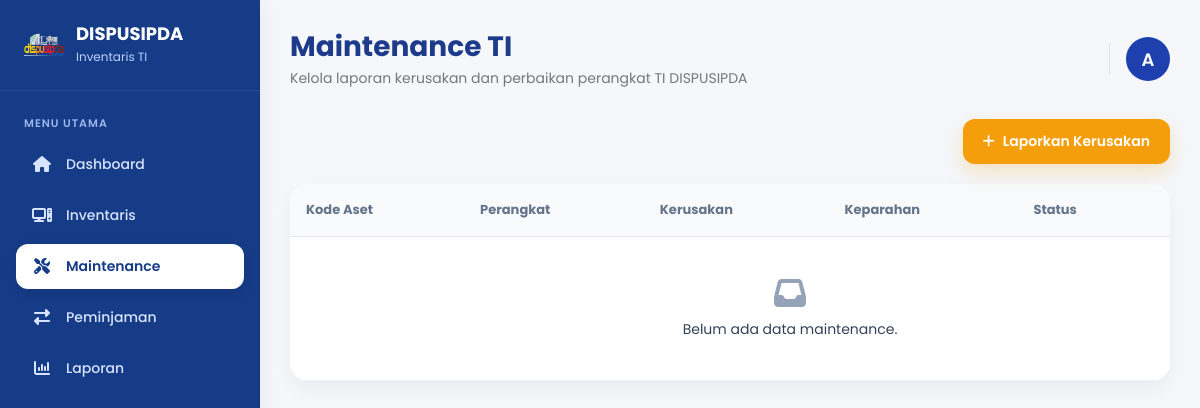
Page /pages/maintenance/index.php (signed in) on the earlier database version.
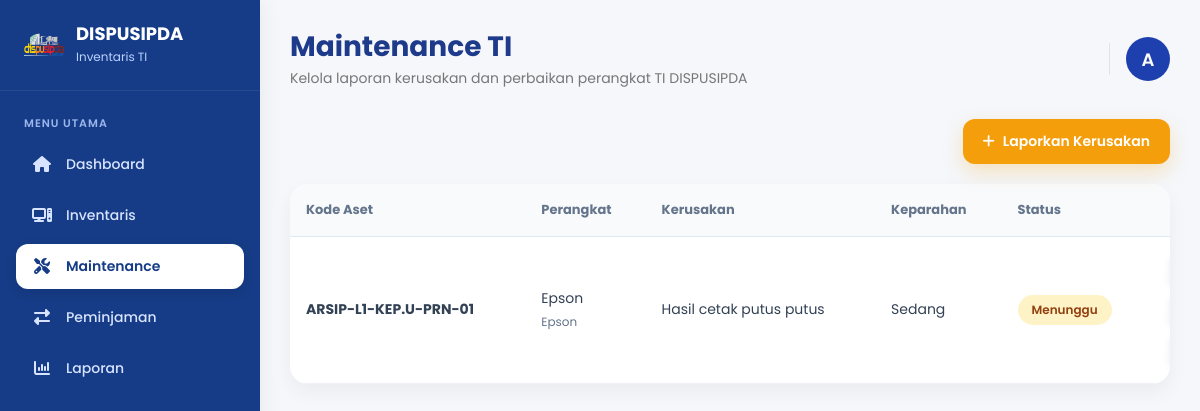
Same page on the later database version.
### tables this page shows
CREATE TABLE `maintenance` (
  `id` int(11) NOT NULL,
  `inventaris_id` int(11) NOT NULL,
  `tanggal_lapor` date NOT NULL,
  `kerusakan` text NOT NULL,
  `keparahan` enum('Rendah','Sedang','Tinggi') DEFAULT 'Sedang',
  `teknisi` varchar(100) DEFAULT NULL,
  `tindakan` text DEFAULT NULL,
  `status` enum('Menunggu','Dalam Perbaikan','Selesai') DEFAULT 'Menunggu',
  `tanggal_selesai` date DEFAULT NULL,
  `created_at` timestamp NOT NULL DEFAULT current_timestamp()
);

CREATE TABLE `inventaris` (
  `id` int(11) NOT NULL,
  `nama_hardware` varchar(255) NOT NULL,
  `kategori` varchar(100) NOT NULL,
  `merk` varchar(100) DEFAULT NULL,
  `jumlah` int(11) DEFAULT 1,
  `spesifikasi` text DEFAULT NULL,
  `ruangan_id` int(11) DEFAULT NULL,
  `tahun_pengadaan` year(4) DEFAULT NULL,
  `kondisi` varchar(100) DEFAULT 'Baik',
  `status` enum('Tersedia','Dipinjam','Maintenance') DEFAULT 'Tersedia',
  `kode_aset` varchar(100) NOT NULL,
  `created_at` timestamp NOT NULL DEFAULT current_timestamp()
);

### pages/maintenance/index.php (the view, shortened to what the changed rows need)
<?php
include '../../config/database.php';
$query = mysqli_query($conn, "
    SELECT
        m.*,
        i.kode_aset,
        i.nama_hardware,
        i.merk
    FROM maintenance m
    LEFT JOIN inventaris i
        ON m.inventaris_id = i.id
    ORDER BY m.id DESC
");
?>
<!DOCTYPE html>
<html lang="id">
<head>
    <link rel="stylesheet" href="../../assets/css/style.css">
    <link rel="stylesheet" href="../../assets/css/sidebar.css">
    <link rel="stylesheet" href="../../assets/css/topbar.css">
    <link rel="stylesheet" href="../../assets/css/maintenance.css?v=<?php echo time(); ?>">
    <link rel="stylesheet" href="https://cdnjs.cloudflare.com/ajax/libs/font-awesome/6.7.2/css/all.min.css">
</head>
<body>
    <div class="main-content">
        <?php include '../../includes/topbar.php'; ?>
        <div class="table-card">
            <div class="table-responsive">
                <table>
                    <thead>
                        <tr>
                            <th>Kode Aset</th>
                            <th>Perangkat</th>
                            <th>Kerusakan</th>
                            <th>Keparahan</th>
                            <th>Status</th>
                            <th style="width: 140px; text-align: center;">Aksi</th>
                        </tr>
                    </thead>
                    <tbody>
                        <?php if (mysqli_num_rows($query) > 0): ?>
                            <?php while ($row = mysqli_fetch_assoc($query)): ?>
                                <tr>
                                    <td data-label="Kode Aset">
                                        <strong>
                                            <?= htmlspecialchars($row['kode_aset']); ?>
                                        </strong>
                                    </td>
                                    <td data-label="Perangkat">
                                        <?= htmlspecialchars($row['nama_hardware']); ?>
                                        <?php if (!empty($row['merk'])): ?>
                                            <small style="display: block; color: #64748b;">
                                                <?= htmlspecialchars($row['merk']); ?>
                                            </small>
                                        <?php endif; ?>
                                    </td>
                                    <td data-label="Kerusakan">
                                        <?= htmlspecialchars($row['kerusakan']); ?>
                                    </td>
                                    <td data-label="Keparahan">
                                        <?= htmlspecialchars($row['keparahan']); ?>
                                    </td>
                                    <td data-label="Status">
                                        <?php if ($row['status'] == "Menunggu"): ?>
                                            <span class="badge-menunggu">
                                                Menunggu
                                            </span>
                                        <?php elseif ($row['status'] == "Dalam Perbaikan"): ?>
                                            <span class="badge-proses">
                                                Dalam Perbaikan
                                            </span>
                                        <?php else: ?>
                                            <span class="badge-selesai">
                                                Selesai
                                            </span>
                                        <?php endif; ?>
                                    </td>
                                    <td data-label="Aksi" style="text-align: center;">
                                        <div class="action-buttons">
                                        </div>
                                    </td>
                                </tr>
                            <?php endwhile; ?>
                        <?php else: ?>
                            <tr>
                                <td
                                    colspan="6"
                                    style="
                                        text-align:center;
                                        padding:40px;
                                    "
                                >
                                    <i
                                        class="fa-solid fa-inbox"
                                        style="
                                            font-size:32px;
                                            color:#94a3b8;
                                            margin-bottom:10px;
                                        "
                                    ></i>
                                    <div>
                                        Belum ada data maintenance.
                                    </div>
                                </td>
                            </tr>
                        <?php endif; ?>
                    </tbody>
                </table>
            </div>
        </div>
    </div>
</body>
</html>

Differences in the rows shown:
added maintenance: inventaris.kode_aset "ARSIP-L1-KEP.U-PRN-01", inventaris.nama_hardware "Epson", inventaris.merk "Epson", kerusakan "Hasil cetak putus putus", keparahan "Sedang", status "Menunggu"
Other differences:
text no longer shown: "Belum ada data maintenance."
